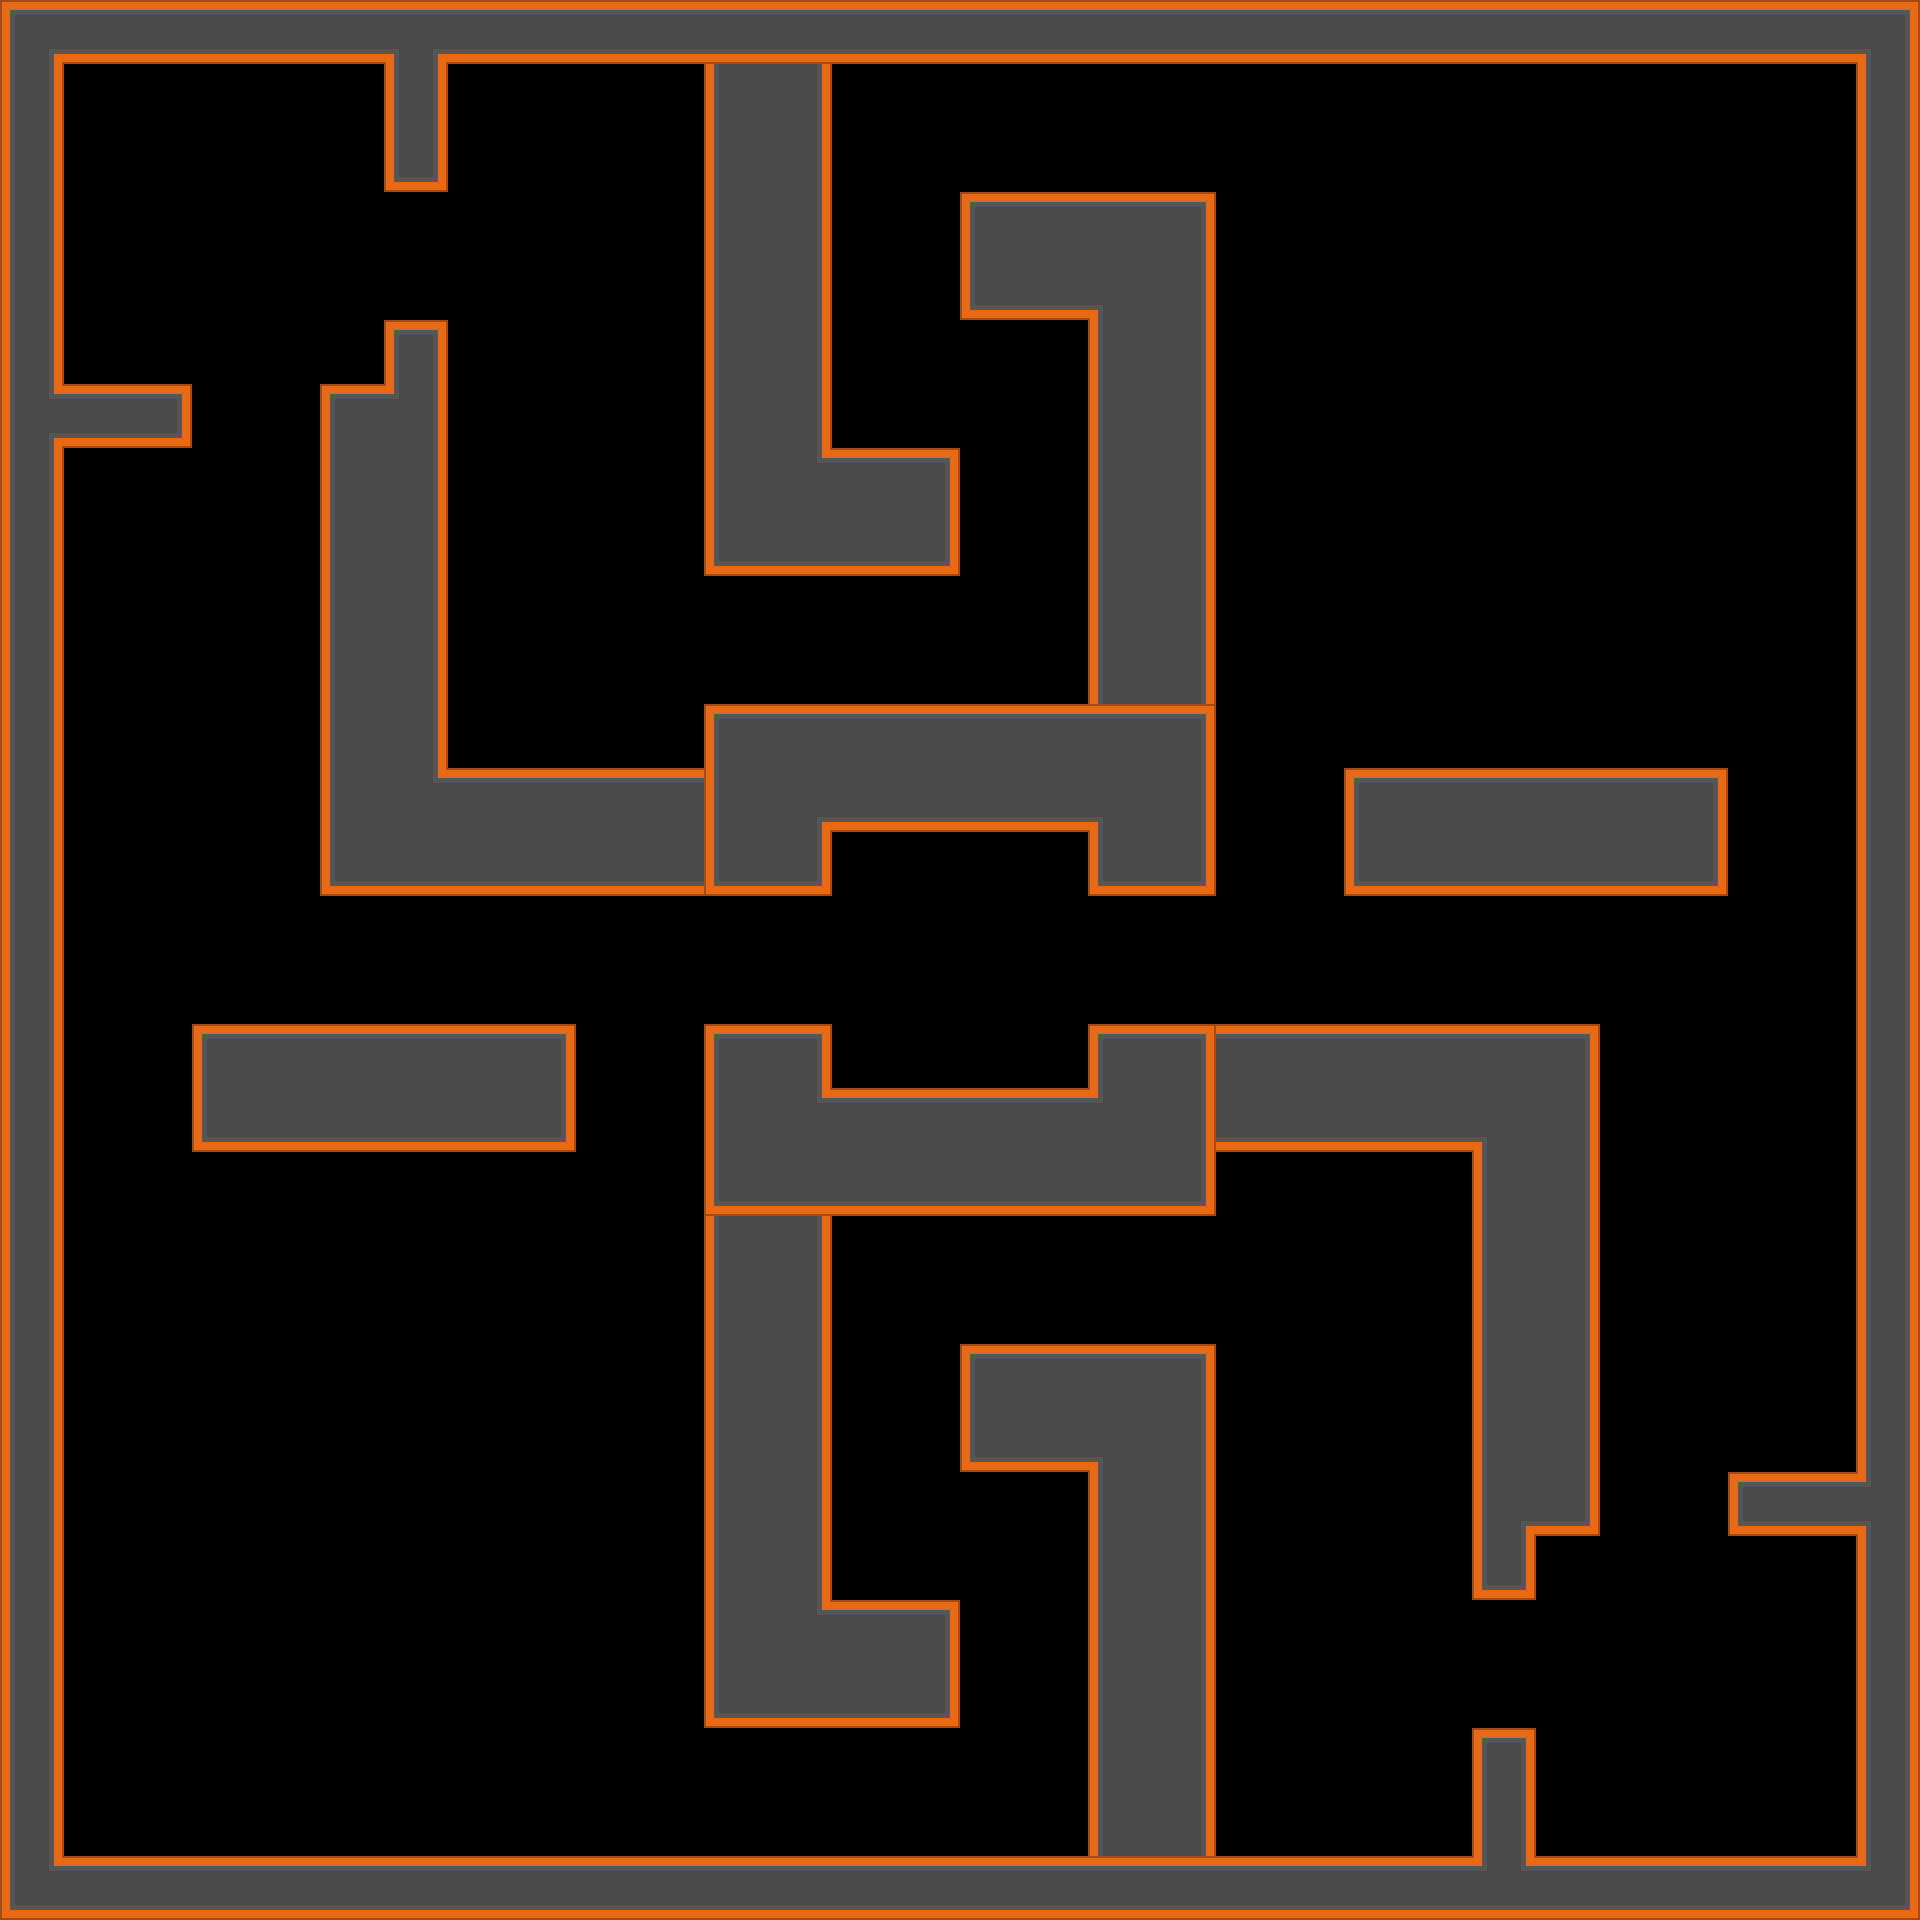

The image is a tile-based game level rendered from a .tmx file. Its description and complete source (layers, tilesets, objects, tile grids) follow:
An orthogonal 30x30 tile map with 64x64 px tiles, 1 tile layer (Tile Layer 1) and 28 objects.

<map version="1.2" tiledversion="1.2.2" orientation="orthogonal" renderorder="right-down" width="30" height="30" tilewidth="64" tileheight="64" infinite="0" nextlayerid="5" nextobjectid="32">
 <tileset firstgid="1" source="tilesheet_complete.tsx" />
 <layer id="2" name="Tile Layer 1" width="30" height="30">
  <data encoding="csv">
109,111,111,111,111,111,112,111,111,111,111,111,111,111,111,111,111,111,111,111,111,111,111,111,111,111,111,111,111,110,
138,0,0,0,0,0,138,0,0,0,0,167,168,0,0,0,0,0,0,0,0,0,0,0,0,0,0,0,0,138,
138,0,0,0,0,0,115,0,0,0,0,167,168,0,0,0,0,0,0,0,0,0,0,0,0,0,0,0,0,138,
138,0,0,0,0,0,0,0,0,0,0,167,168,0,0,116,194,194,117,0,0,0,0,0,0,0,0,0,0,138,
138,0,0,0,0,0,0,0,0,0,0,167,168,0,0,143,195,164,168,0,0,0,0,0,0,0,0,0,0,138,
138,0,0,0,0,0,141,0,0,0,0,167,168,0,0,0,0,167,168,0,0,0,0,0,0,0,0,0,0,138,
139,111,114,0,0,116,220,0,0,0,0,167,168,0,0,0,0,167,168,0,0,0,0,0,0,0,0,0,0,138,
138,0,0,0,0,167,168,0,0,0,0,167,190,194,117,0,0,167,168,0,0,0,0,0,0,0,0,0,0,138,
138,0,0,0,0,167,168,0,0,0,0,143,195,195,144,0,0,167,168,0,0,0,0,0,0,0,0,0,0,138,
138,0,0,0,0,167,168,0,0,0,0,0,0,0,0,0,0,167,168,0,0,0,0,0,0,0,0,0,0,138,
138,0,0,0,0,167,168,0,0,0,0,0,0,0,0,0,0,167,168,0,0,0,0,0,0,0,0,0,0,138,
138,0,0,0,0,167,168,0,0,0,0,116,194,194,194,194,194,194,117,0,0,0,0,0,0,0,0,0,0,138,
138,0,0,0,0,167,190,194,194,194,194,167,163,195,195,195,195,164,168,0,0,116,194,194,194,194,117,0,0,138,
138,0,0,0,0,143,195,195,195,195,195,143,144,0,0,0,0,143,144,0,0,143,195,195,195,195,144,0,0,138,
138,0,0,0,0,0,0,0,0,0,0,0,0,0,0,0,0,0,0,0,0,0,0,0,0,0,0,0,0,138,
138,0,0,0,0,0,0,0,0,0,0,0,0,0,0,0,0,0,0,0,0,0,0,0,0,0,0,0,0,138,
138,0,0,116,194,194,194,194,117,0,0,116,117,0,0,0,0,116,117,194,194,194,194,194,117,0,0,0,0,138,
138,0,0,143,195,195,195,195,144,0,0,167,190,194,194,194,194,191,168,195,195,195,195,164,168,0,0,0,0,138,
138,0,0,0,0,0,0,0,0,0,0,143,195,195,195,195,195,195,144,0,0,0,0,167,168,0,0,0,0,138,
138,0,0,0,0,0,0,0,0,0,0,167,168,0,0,0,0,0,0,0,0,0,0,167,168,0,0,0,0,138,
138,0,0,0,0,0,0,0,0,0,0,167,168,0,0,0,0,0,0,0,0,0,0,167,168,0,0,0,0,138,
138,0,0,0,0,0,0,0,0,0,0,167,168,0,0,116,194,194,117,0,0,0,0,167,168,0,0,0,0,138,
138,0,0,0,0,0,0,0,0,0,0,167,168,0,0,143,195,164,168,0,0,0,0,167,168,0,0,0,0,138,
138,0,0,0,0,0,0,0,0,0,0,167,168,0,0,0,0,167,168,0,0,0,0,246,144,0,0,142,111,140,
138,0,0,0,0,0,0,0,0,0,0,167,168,0,0,0,0,167,168,0,0,0,0,115,0,0,0,0,0,138,
138,0,0,0,0,0,0,0,0,0,0,167,190,194,117,0,0,167,168,0,0,0,0,0,0,0,0,0,0,138,
138,0,0,0,0,0,0,0,0,0,0,143,195,195,144,0,0,167,168,0,0,0,0,0,0,0,0,0,0,138,
138,0,0,0,0,0,0,0,0,0,0,0,0,0,0,0,0,167,168,0,0,0,0,141,0,0,0,0,0,138,
138,0,0,0,0,0,0,0,0,0,0,0,0,0,0,0,0,167,168,0,0,0,0,138,0,0,0,0,0,138,
136,111,111,111,111,111,111,111,111,111,111,111,111,111,111,111,111,111,111,111,111,111,111,113,111,111,111,111,111,137
</data>
 </layer>
 <objectgroup id="4" name="Collider" visible="0">
  <properties>
   <property name="collider" type="bool" value="true" />
  </properties>
  <object id="1" x="0" y="0" width="1920" height="64" />
  <object id="2" x="1856" y="64" width="64" height="1856" />
  <object id="3" x="0" y="64" width="64" height="1856" />
  <object id="4" x="64" y="1856" width="1792" height="64" />
  <object id="5" x="64" y="384" width="128" height="64" />
  <object id="7" x="384" y="64" width="64" height="128" />
  <object id="8" x="704" y="64" width="128" height="384" />
  <object id="9" x="704" y="448" width="256" height="128" />
  <object id="10" x="960" y="192" width="256" height="128" />
  <object id="11" x="1088" y="320" width="128" height="576" />
  <object id="13" x="384" y="320" width="64" height="64" />
  <object id="14" x="320" y="384" width="128" height="512" />
  <object id="15" x="704" y="704" width="128" height="192" />
  <object id="16" x="448" y="768" width="256" height="128" />
  <object id="17" x="832" y="704" width="256" height="128" />
  <object id="18" x="832" y="1088" width="256" height="128" />
  <object id="20" x="704" y="1024" width="128" height="704" />
  <object id="21" x="832" y="1600" width="128" height="128" />
  <object id="22" x="1088" y="1024" width="128" height="192" />
  <object id="23" x="1216" y="1024" width="384" height="128" />
  <object id="24" x="1472" y="1152" width="128" height="384" />
  <object id="25" x="1472" y="1536" width="64" height="64" />
  <object id="26" x="192" y="1024" width="384" height="128" />
  <object id="27" x="1472" y="1728" width="64" height="128" />
  <object id="28" x="1728" y="1472" width="128" height="64" />
  <object id="29" x="960" y="1344" width="256" height="128" />
  <object id="30" x="1088" y="1472" width="128" height="384" />
  <object id="31" x="1344" y="768" width="384" height="128" />
 </objectgroup>
</map>
